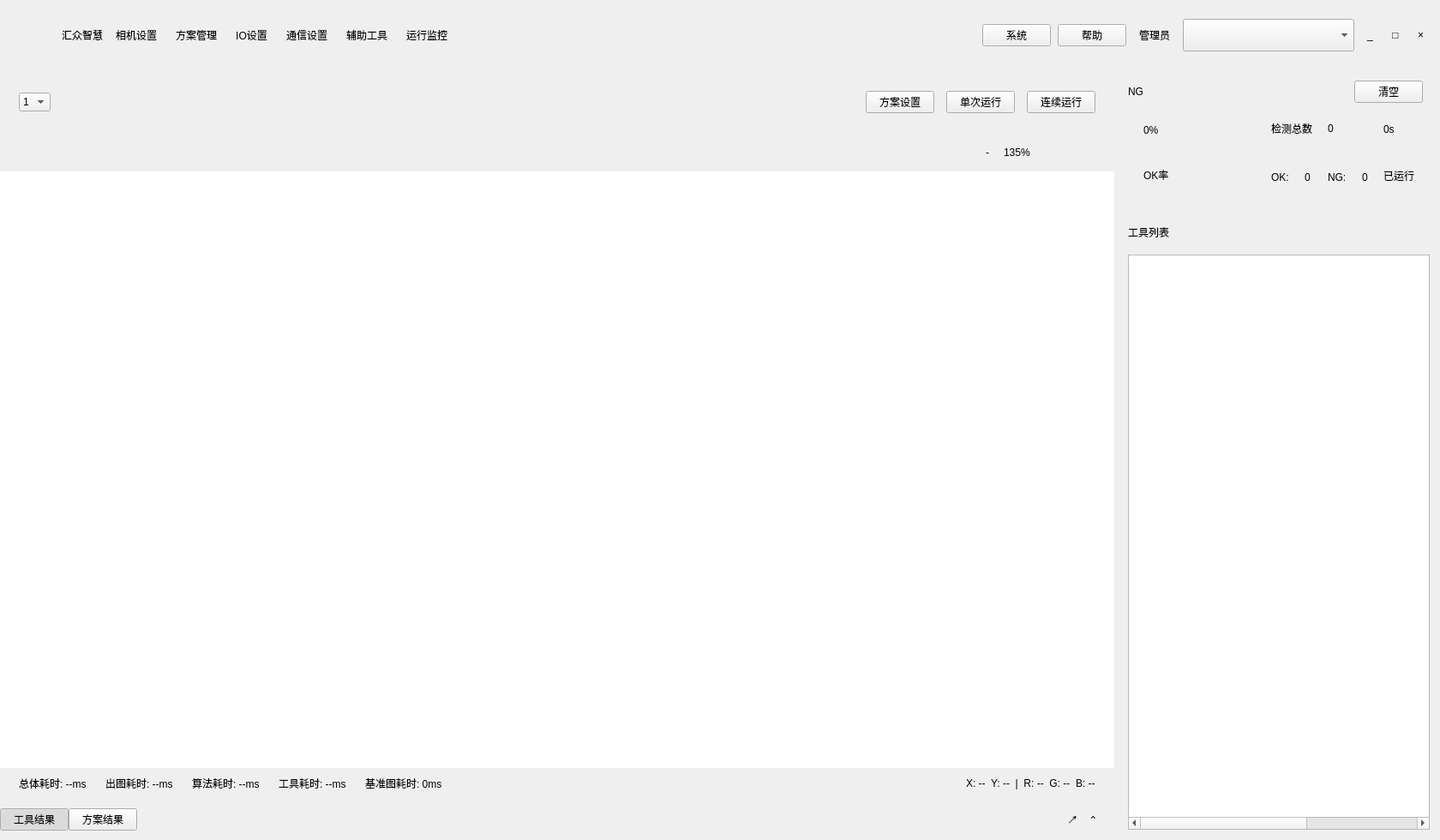
<?xml version="1.0" encoding="UTF-8"?>
<ui version="4.0">
 <class>MainWindow</class>
 <widget class="QMainWindow" name="MainWindow">
  <property name="geometry">
   <rect>
    <x>0</x>
    <y>0</y>
    <width>1680</width>
    <height>980</height>
   </rect>
  </property>
  <property name="minimumSize">
   <size>
    <width>70</width>
    <height>0</height>
   </size>
  </property>
  <property name="windowTitle">
   <string>主页面</string>
  </property>
  <widget class="QWidget" name="centralwidget">
   <layout class="QVBoxLayout" name="verticalLayout_root">
    <property name="spacing">
     <number>0</number>
    </property>
    <property name="leftMargin">
     <number>0</number>
    </property>
    <property name="topMargin">
     <number>0</number>
    </property>
    <property name="rightMargin">
     <number>0</number>
    </property>
    <property name="bottomMargin">
     <number>0</number>
    </property>
    <item>
     <widget class="QFrame" name="headerBar">
      <property name="minimumSize">
       <size>
        <width>0</width>
        <height>82</height>
       </size>
      </property>
      <property name="maximumSize">
       <size>
        <width>16777215</width>
        <height>82</height>
       </size>
      </property>
      <property name="frameShape">
       <enum>QFrame::NoFrame</enum>
      </property>
      <layout class="QHBoxLayout" name="horizontalLayout_header">
       <property name="spacing">
        <number>8</number>
       </property>
       <property name="leftMargin">
        <number>12</number>
       </property>
       <property name="topMargin">
        <number>10</number>
       </property>
       <property name="rightMargin">
        <number>12</number>
       </property>
       <property name="bottomMargin">
        <number>10</number>
       </property>
       <item>
        <widget class="QWidget" name="headerBrandWidget" native="true">
         <layout class="QHBoxLayout" name="horizontalLayout_brand">
          <property name="spacing">
           <number>12</number>
          </property>
          <property name="leftMargin">
           <number>0</number>
          </property>
          <property name="topMargin">
           <number>0</number>
          </property>
          <property name="rightMargin">
           <number>0</number>
          </property>
          <property name="bottomMargin">
           <number>0</number>
          </property>
          <item>
           <widget class="QLabel" name="headerLogoLabel">
            <property name="minimumSize">
             <size>
              <width>48</width>
              <height>48</height>
             </size>
            </property>
            <property name="maximumSize">
             <size>
              <width>48</width>
              <height>48</height>
             </size>
            </property>
            <property name="pixmap">
             <pixmap resource="../resources/resources.qrc">:/images/LOGO.png</pixmap>
            </property>
            <property name="scaledContents">
             <bool>true</bool>
            </property>
           </widget>
          </item>
          <item>
           <widget class="QLabel" name="headerTitleLabel">
            <property name="text">
             <string>汇众智慧</string>
            </property>
           </widget>
          </item>
         </layout>
        </widget>
       </item>
       <item>
        <widget class="QToolButton" name="mainNavCameraButton">
         <property name="text">
          <string>相机设置</string>
         </property>
         <property name="icon">
          <iconset resource="../resources/resources.qrc">
           <normaloff>:/icons/camera.svg</normaloff>:/icons/camera.svg</iconset>
         </property>
         <property name="iconSize">
          <size>
           <width>28</width>
           <height>28</height>
          </size>
         </property>
         <property name="toolButtonStyle">
          <enum>Qt::ToolButtonTextUnderIcon</enum>
         </property>
         <property name="autoRaise">
          <bool>true</bool>
         </property>
        </widget>
       </item>
       <item>
        <widget class="QToolButton" name="mainNavPlanButton">
         <property name="text">
          <string>方案管理</string>
         </property>
         <property name="icon">
          <iconset resource="../resources/resources.qrc">
           <normaloff>:/icons/plan.svg</normaloff>:/icons/plan.svg</iconset>
         </property>
         <property name="iconSize">
          <size>
           <width>28</width>
           <height>28</height>
          </size>
         </property>
         <property name="toolButtonStyle">
          <enum>Qt::ToolButtonTextUnderIcon</enum>
         </property>
         <property name="autoRaise">
          <bool>true</bool>
         </property>
        </widget>
       </item>
       <item>
        <widget class="QToolButton" name="mainNavIoButton">
         <property name="text">
          <string>IO设置</string>
         </property>
         <property name="icon">
          <iconset resource="../resources/resources.qrc">
           <normaloff>:/icons/io.svg</normaloff>:/icons/io.svg</iconset>
         </property>
         <property name="iconSize">
          <size>
           <width>28</width>
           <height>28</height>
          </size>
         </property>
         <property name="toolButtonStyle">
          <enum>Qt::ToolButtonTextUnderIcon</enum>
         </property>
         <property name="autoRaise">
          <bool>true</bool>
         </property>
        </widget>
       </item>
       <item>
        <widget class="QToolButton" name="mainNavCommButton">
         <property name="text">
          <string>通信设置</string>
         </property>
         <property name="icon">
          <iconset resource="../resources/resources.qrc">
           <normaloff>:/icons/comm.svg</normaloff>:/icons/comm.svg</iconset>
         </property>
         <property name="iconSize">
          <size>
           <width>28</width>
           <height>28</height>
          </size>
         </property>
         <property name="toolButtonStyle">
          <enum>Qt::ToolButtonTextUnderIcon</enum>
         </property>
         <property name="autoRaise">
          <bool>true</bool>
         </property>
        </widget>
       </item>
       <item>
        <widget class="QToolButton" name="mainNavAssistButton">
         <property name="text">
          <string>辅助工具</string>
         </property>
         <property name="icon">
          <iconset resource="../resources/resources.qrc">
           <normaloff>:/icons/tool.svg</normaloff>:/icons/tool.svg</iconset>
         </property>
         <property name="iconSize">
          <size>
           <width>28</width>
           <height>28</height>
          </size>
         </property>
         <property name="toolButtonStyle">
          <enum>Qt::ToolButtonTextUnderIcon</enum>
         </property>
         <property name="autoRaise">
          <bool>true</bool>
         </property>
        </widget>
       </item>
       <item>
        <widget class="QToolButton" name="mainNavMonitorButton">
         <property name="text">
          <string>运行监控</string>
         </property>
         <property name="icon">
          <iconset resource="../resources/resources.qrc">
           <normaloff>:/icons/monitor.svg</normaloff>:/icons/monitor.svg</iconset>
         </property>
         <property name="iconSize">
          <size>
           <width>28</width>
           <height>28</height>
          </size>
         </property>
         <property name="toolButtonStyle">
          <enum>Qt::ToolButtonTextUnderIcon</enum>
         </property>
         <property name="autoRaise">
          <bool>true</bool>
         </property>
        </widget>
       </item>
       <item>
        <spacer name="horizontalSpacer_header">
         <property name="orientation">
          <enum>Qt::Horizontal</enum>
         </property>
         <property name="sizeHint" stdset="0">
          <size>
           <width>40</width>
           <height>20</height>
          </size>
         </property>
        </spacer>
       </item>
       <item>
        <widget class="QPushButton" name="btn_system_2">
         <property name="text">
          <string>系统</string>
         </property>
        </widget>
       </item>
       <item>
        <widget class="QPushButton" name="btn_help_2">
         <property name="text">
          <string>帮助</string>
         </property>
        </widget>
       </item>
       <item>
        <widget class="QToolButton" name="headerUserButton">
         <property name="text">
          <string>管理员</string>
         </property>
         <property name="icon">
          <iconset resource="../resources/resources.qrc">
           <normaloff>:/icons/user.svg</normaloff>:/icons/user.svg</iconset>
         </property>
         <property name="iconSize">
          <size>
           <width>20</width>
           <height>20</height>
          </size>
         </property>
         <property name="toolButtonStyle">
          <enum>Qt::ToolButtonTextBesideIcon</enum>
         </property>
         <property name="autoRaise">
          <bool>true</bool>
         </property>
        </widget>
       </item>
       <item>
        <widget class="QComboBox" name="headerDeviceComboBox">
         <property name="minimumSize">
          <size>
           <width>200</width>
           <height>38</height>
          </size>
         </property>
        </widget>
       </item>
       <item>
        <widget class="QToolButton" name="headerMinimizeButton">
         <property name="text">
          <string>_</string>
         </property>
         <property name="autoRaise">
          <bool>true</bool>
         </property>
        </widget>
       </item>
       <item>
        <widget class="QToolButton" name="headerMaximizeButton">
         <property name="text">
          <string>□</string>
         </property>
         <property name="autoRaise">
          <bool>true</bool>
         </property>
        </widget>
       </item>
       <item>
        <widget class="QToolButton" name="headerCloseButton">
         <property name="text">
          <string>×</string>
         </property>
         <property name="autoRaise">
          <bool>true</bool>
         </property>
        </widget>
       </item>
      </layout>
     </widget>
    </item>
    <item>
     <widget class="QFrame" name="mainBodyFrame">
      <property name="frameShape">
       <enum>QFrame::NoFrame</enum>
      </property>
      <layout class="QHBoxLayout" name="horizontalLayout_body">
       <property name="spacing">
        <number>0</number>
       </property>
       <property name="leftMargin">
        <number>0</number>
       </property>
       <property name="topMargin">
        <number>0</number>
       </property>
       <property name="rightMargin">
        <number>0</number>
       </property>
       <property name="bottomMargin">
        <number>0</number>
       </property>
       <item>
        <widget class="QFrame" name="workspaceFrame">
         <property name="frameShape">
          <enum>QFrame::NoFrame</enum>
         </property>
         <layout class="QVBoxLayout" name="verticalLayout_workspace">
          <property name="spacing">
           <number>0</number>
          </property>
          <property name="leftMargin">
           <number>0</number>
          </property>
          <property name="topMargin">
           <number>0</number>
          </property>
          <property name="rightMargin">
           <number>0</number>
          </property>
          <property name="bottomMargin">
           <number>0</number>
          </property>
          <item>
           <widget class="QFrame" name="actionBar">
            <property name="minimumSize">
             <size>
              <width>0</width>
              <height>74</height>
             </size>
            </property>
            <property name="maximumSize">
             <size>
              <width>16777215</width>
              <height>74</height>
             </size>
            </property>
            <property name="frameShape">
             <enum>QFrame::NoFrame</enum>
            </property>
            <layout class="QHBoxLayout" name="horizontalLayout_actionBar">
             <property name="spacing">
              <number>14</number>
             </property>
             <property name="leftMargin">
              <number>22</number>
             </property>
             <property name="topMargin">
              <number>12</number>
             </property>
             <property name="rightMargin">
              <number>22</number>
             </property>
             <property name="bottomMargin">
              <number>12</number>
             </property>
             <item>
              <widget class="QComboBox" name="comboBox">
               <item>
                <property name="text">
                 <string>1</string>
                </property>
               </item>
               <item>
                <property name="text">
                 <string>2</string>
                </property>
               </item>
              </widget>
             </item>
             <item>
              <spacer name="horizontalSpacer_action">
               <property name="orientation">
                <enum>Qt::Horizontal</enum>
               </property>
               <property name="sizeHint" stdset="0">
                <size>
                 <width>40</width>
                 <height>20</height>
                </size>
               </property>
              </spacer>
             </item>
             <item>
              <widget class="QPushButton" name="planSettingButton">
               <property name="text">
                <string>方案设置</string>
               </property>
               <property name="icon">
                <iconset resource="../resources/resources.qrc">
                 <normaloff>:/icons/settings.svg</normaloff>:/icons/settings.svg</iconset>
               </property>
               <property name="iconSize">
                <size>
                 <width>24</width>
                 <height>24</height>
                </size>
               </property>
              </widget>
             </item>
             <item>
              <widget class="QPushButton" name="singleRunButton">
               <property name="text">
                <string>单次运行</string>
               </property>
               <property name="icon">
                <iconset resource="../resources/resources.qrc">
                 <normaloff>:/icons/play.svg</normaloff>:/icons/play.svg</iconset>
               </property>
               <property name="iconSize">
                <size>
                 <width>24</width>
                 <height>24</height>
                </size>
               </property>
              </widget>
             </item>
             <item>
              <widget class="QPushButton" name="stopRunButton">
               <property name="text">
                <string>连续运行</string>
               </property>
               <property name="icon">
                <iconset resource="../resources/resources.qrc">
                 <normaloff>:/icons/refresh.svg</normaloff>:/icons/refresh.svg</iconset>
               </property>
               <property name="iconSize">
                <size>
                 <width>24</width>
                 <height>24</height>
                </size>
               </property>
              </widget>
             </item>
            </layout>
           </widget>
          </item>
          <item>
           <widget class="QFrame" name="viewerToolbar">
            <property name="minimumSize">
             <size>
              <width>0</width>
              <height>44</height>
             </size>
            </property>
            <property name="maximumSize">
             <size>
              <width>16777215</width>
              <height>44</height>
             </size>
            </property>
            <property name="frameShape">
             <enum>QFrame::NoFrame</enum>
            </property>
            <layout class="QHBoxLayout" name="horizontalLayout_viewerToolbar">
             <property name="spacing">
              <number>10</number>
             </property>
             <property name="leftMargin">
              <number>18</number>
             </property>
             <property name="topMargin">
              <number>4</number>
             </property>
             <property name="rightMargin">
              <number>18</number>
             </property>
             <property name="bottomMargin">
              <number>4</number>
             </property>
             <item>
              <spacer name="horizontalSpacer_viewerLeft">
               <property name="orientation">
                <enum>Qt::Horizontal</enum>
               </property>
               <property name="sizeHint" stdset="0">
                <size>
                 <width>40</width>
                 <height>20</height>
                </size>
               </property>
              </spacer>
             </item>
             <item>
              <widget class="QToolButton" name="fitViewButton">
               <property name="icon">
                <iconset resource="../resources/resources.qrc">
                 <normaloff>:/icons/fit.svg</normaloff>:/icons/fit.svg</iconset>
               </property>
               <property name="iconSize">
                <size>
                 <width>22</width>
                 <height>22</height>
                </size>
               </property>
               <property name="autoRaise">
                <bool>true</bool>
               </property>
              </widget>
             </item>
             <item>
              <widget class="QToolButton" name="captureButton">
               <property name="icon">
                <iconset resource="../resources/resources.qrc">
                 <normaloff>:/icons/camera.svg</normaloff>:/icons/camera.svg</iconset>
               </property>
               <property name="iconSize">
                <size>
                 <width>22</width>
                 <height>22</height>
                </size>
               </property>
               <property name="autoRaise">
                <bool>true</bool>
               </property>
              </widget>
             </item>
             <item>
              <widget class="QToolButton" name="gridButton">
               <property name="icon">
                <iconset resource="../resources/resources.qrc">
                 <normaloff>:/icons/grid.svg</normaloff>:/icons/grid.svg</iconset>
               </property>
               <property name="iconSize">
                <size>
                 <width>22</width>
                 <height>22</height>
                </size>
               </property>
               <property name="autoRaise">
                <bool>true</bool>
               </property>
              </widget>
             </item>
             <item>
              <widget class="QToolButton" name="zoomOutButton">
               <property name="text">
                <string>-</string>
               </property>
               <property name="autoRaise">
                <bool>true</bool>
               </property>
              </widget>
             </item>
             <item>
              <widget class="QLabel" name="zoomValueLabel">
               <property name="text">
                <string>135%</string>
               </property>
              </widget>
             </item>
             <item>
              <widget class="QToolButton" name="zoomInButton">
               <property name="icon">
                <iconset resource="../resources/resources.qrc">
                 <normaloff>:/icons/zoom.svg</normaloff>:/icons/zoom.svg</iconset>
               </property>
               <property name="iconSize">
                <size>
                 <width>22</width>
                 <height>22</height>
                </size>
               </property>
               <property name="autoRaise">
                <bool>true</bool>
               </property>
              </widget>
             </item>
             <item>
              <widget class="QToolButton" name="fullScreenButton">
               <property name="icon">
                <iconset resource="../resources/resources.qrc">
                 <normaloff>:/icons/fullscreen.svg</normaloff>:/icons/fullscreen.svg</iconset>
               </property>
               <property name="iconSize">
                <size>
                 <width>22</width>
                 <height>22</height>
                </size>
               </property>
               <property name="autoRaise">
                <bool>true</bool>
               </property>
              </widget>
             </item>
            </layout>
           </widget>
          </item>
          <item>
           <widget class="QGraphicsView" name="previewGraphicsView">
            <property name="frameShape">
             <enum>QFrame::NoFrame</enum>
            </property>
            <property name="verticalScrollBarPolicy">
             <enum>Qt::ScrollBarAlwaysOff</enum>
            </property>
            <property name="horizontalScrollBarPolicy">
             <enum>Qt::ScrollBarAlwaysOff</enum>
            </property>
            <property name="renderHints">
             <set>QPainter::Antialiasing|QPainter::SmoothPixmapTransform</set>
            </property>
           </widget>
          </item>
          <item>
           <widget class="QFrame" name="statusStrip">
            <property name="minimumSize">
             <size>
              <width>0</width>
              <height>36</height>
             </size>
            </property>
            <property name="maximumSize">
             <size>
              <width>16777215</width>
              <height>36</height>
             </size>
            </property>
            <property name="frameShape">
             <enum>QFrame::NoFrame</enum>
            </property>
            <layout class="QHBoxLayout" name="horizontalLayout_statusStrip">
             <property name="spacing">
              <number>22</number>
             </property>
             <property name="leftMargin">
              <number>22</number>
             </property>
             <property name="topMargin">
              <number>6</number>
             </property>
             <property name="rightMargin">
              <number>22</number>
             </property>
             <property name="bottomMargin">
              <number>6</number>
             </property>
             <item>
              <widget class="QLabel" name="totalDurationLabel">
               <property name="text">
                <string>总体耗时: --ms</string>
               </property>
              </widget>
             </item>
             <item>
              <widget class="QLabel" name="captureDurationLabel">
               <property name="text">
                <string>出图耗时: --ms</string>
               </property>
              </widget>
             </item>
             <item>
              <widget class="QLabel" name="algorithmDurationLabel">
               <property name="text">
                <string>算法耗时: --ms</string>
               </property>
              </widget>
             </item>
             <item>
              <widget class="QLabel" name="toolDurationLabel">
               <property name="text">
                <string>工具耗时: --ms</string>
               </property>
              </widget>
             </item>
             <item>
              <widget class="QLabel" name="templateDurationLabel">
               <property name="text">
                <string>基准图耗时: 0ms</string>
               </property>
              </widget>
             </item>
             <item>
              <spacer name="horizontalSpacer_status">
               <property name="orientation">
                <enum>Qt::Horizontal</enum>
               </property>
               <property name="sizeHint" stdset="0">
                <size>
                 <width>40</width>
                 <height>20</height>
                </size>
               </property>
              </spacer>
             </item>
             <item>
              <widget class="QLabel" name="cursorLabel">
               <property name="text">
                <string>X: --  Y: --  |  R: --  G: --  B: --</string>
               </property>
              </widget>
             </item>
            </layout>
           </widget>
          </item>
          <item>
           <widget class="QFrame" name="resultBar">
            <property name="minimumSize">
             <size>
              <width>0</width>
              <height>48</height>
             </size>
            </property>
            <property name="maximumSize">
             <size>
              <width>16777215</width>
              <height>48</height>
             </size>
            </property>
            <property name="frameShape">
             <enum>QFrame::NoFrame</enum>
            </property>
            <layout class="QHBoxLayout" name="horizontalLayout_resultBar">
             <property name="spacing">
              <number>0</number>
             </property>
             <property name="leftMargin">
              <number>0</number>
             </property>
             <property name="topMargin">
              <number>0</number>
             </property>
             <property name="rightMargin">
              <number>12</number>
             </property>
             <property name="bottomMargin">
              <number>0</number>
             </property>
             <item>
              <widget class="QPushButton" name="toolResultButton">
               <property name="text">
                <string>工具结果</string>
               </property>
               <property name="checkable">
                <bool>true</bool>
               </property>
               <property name="checked">
                <bool>true</bool>
               </property>
              </widget>
             </item>
             <item>
              <widget class="QPushButton" name="resultResultButton">
               <property name="text">
                <string>方案结果</string>
               </property>
               <property name="checkable">
                <bool>true</bool>
               </property>
              </widget>
             </item>
             <item>
              <spacer name="horizontalSpacer_resultBar">
               <property name="orientation">
                <enum>Qt::Horizontal</enum>
               </property>
               <property name="sizeHint" stdset="0">
                <size>
                 <width>40</width>
                 <height>20</height>
                </size>
               </property>
              </spacer>
             </item>
             <item>
              <widget class="QToolButton" name="expandResultButton">
               <property name="text">
                <string>↗</string>
               </property>
               <property name="autoRaise">
                <bool>true</bool>
               </property>
              </widget>
             </item>
             <item>
              <widget class="QToolButton" name="collapseResultButton">
               <property name="text">
                <string>⌃</string>
               </property>
               <property name="autoRaise">
                <bool>true</bool>
               </property>
              </widget>
             </item>
            </layout>
           </widget>
          </item>
         </layout>
        </widget>
       </item>
       <item>
        <widget class="QFrame" name="sidebarFrame">
         <property name="minimumSize">
          <size>
           <width>320</width>
           <height>0</height>
          </size>
         </property>
         <property name="maximumSize">
          <size>
           <width>380</width>
           <height>16777215</height>
          </size>
         </property>
         <property name="frameShape">
          <enum>QFrame::NoFrame</enum>
         </property>
         <layout class="QVBoxLayout" name="verticalLayout_sidebar">
          <property name="spacing">
           <number>14</number>
          </property>
          <property name="leftMargin">
           <number>16</number>
          </property>
          <property name="topMargin">
           <number>12</number>
          </property>
          <property name="rightMargin">
           <number>12</number>
          </property>
          <property name="bottomMargin">
           <number>12</number>
          </property>
          <item>
           <widget class="QFrame" name="summaryCard">
            <property name="minimumSize">
             <size>
              <width>0</width>
              <height>150</height>
             </size>
            </property>
            <property name="maximumSize">
             <size>
              <width>16777215</width>
              <height>170</height>
             </size>
            </property>
            <property name="frameShape">
             <enum>QFrame::NoFrame</enum>
            </property>
            <layout class="QVBoxLayout" name="verticalLayout_summaryCard">
             <property name="spacing">
              <number>6</number>
             </property>
             <property name="leftMargin">
              <number>0</number>
             </property>
             <property name="topMargin">
              <number>0</number>
             </property>
             <property name="rightMargin">
              <number>0</number>
             </property>
             <property name="bottomMargin">
              <number>0</number>
             </property>
             <item>
              <layout class="QHBoxLayout" name="horizontalLayout_summaryTop">
               <property name="leftMargin">
                <number>0</number>
               </property>
               <property name="topMargin">
                <number>0</number>
               </property>
               <property name="rightMargin">
                <number>8</number>
               </property>
               <property name="bottomMargin">
                <number>0</number>
               </property>
               <item>
                <widget class="QLabel" name="ngBadgeLabel">
                 <property name="text">
                  <string>NG</string>
                 </property>
                </widget>
               </item>
               <item>
                <spacer name="horizontalSpacer_summaryTop">
                 <property name="orientation">
                  <enum>Qt::Horizontal</enum>
                 </property>
                 <property name="sizeHint" stdset="0">
                  <size>
                   <width>40</width>
                   <height>20</height>
                  </size>
                 </property>
                </spacer>
               </item>
               <item>
                <widget class="QPushButton" name="clearSummaryButton">
                 <property name="text">
                  <string>清空</string>
                 </property>
                 <property name="icon">
                  <iconset resource="../resources/resources.qrc">
                   <normaloff>:/icons/trash.svg</normaloff>:/icons/trash.svg</iconset>
                 </property>
                 <property name="iconSize">
                  <size>
                   <width>18</width>
                   <height>18</height>
                  </size>
                 </property>
                </widget>
               </item>
              </layout>
             </item>
             <item>
              <layout class="QHBoxLayout" name="horizontalLayout_summaryMain">
               <property name="spacing">
                <number>16</number>
               </property>
               <property name="leftMargin">
                <number>18</number>
               </property>
               <property name="topMargin">
                <number>0</number>
               </property>
               <property name="rightMargin">
                <number>18</number>
               </property>
               <property name="bottomMargin">
                <number>14</number>
               </property>
               <item>
                <layout class="QVBoxLayout" name="verticalLayout_okRate">
                 <property name="spacing">
                  <number>0</number>
                 </property>
                 <item>
                  <widget class="QLabel" name="okRateValueLabel">
                   <property name="text">
                    <string>0%</string>
                   </property>
                  </widget>
                 </item>
                 <item>
                  <widget class="QLabel" name="okRateTextLabel">
                   <property name="text">
                    <string>OK率</string>
                   </property>
                  </widget>
                 </item>
                </layout>
               </item>
               <item>
                <layout class="QGridLayout" name="gridLayout_summaryStats">
                 <property name="horizontalSpacing">
                  <number>18</number>
                 </property>
                 <property name="verticalSpacing">
                  <number>10</number>
                 </property>
                 <item row="0" column="0" colspan="2">
                  <widget class="QLabel" name="summaryTotalTitleLabel">
                   <property name="text">
                    <string>检测总数</string>
                   </property>
                  </widget>
                 </item>
                 <item row="0" column="2">
                  <widget class="QLabel" name="totalCountValueLabel">
                   <property name="text">
                    <string>0</string>
                   </property>
                  </widget>
                 </item>
                 <item row="1" column="0">
                  <widget class="QLabel" name="okCountTextLabel">
                   <property name="text">
                    <string>OK:</string>
                   </property>
                  </widget>
                 </item>
                 <item row="1" column="1">
                  <widget class="QLabel" name="okCountValueLabel">
                   <property name="text">
                    <string>0</string>
                   </property>
                  </widget>
                 </item>
                 <item row="1" column="2">
                  <widget class="QLabel" name="ngCountTextLabel">
                   <property name="text">
                    <string>NG:</string>
                   </property>
                  </widget>
                 </item>
                 <item row="1" column="3">
                  <widget class="QLabel" name="ngCountValueLabel">
                   <property name="text">
                    <string>0</string>
                   </property>
                  </widget>
                 </item>
                 <item row="0" column="4" rowspan="2">
                  <layout class="QVBoxLayout" name="verticalLayout_runtime">
                   <property name="spacing">
                    <number>4</number>
                   </property>
                   <item>
                    <widget class="QLabel" name="runtimeValueLabel">
                     <property name="text">
                      <string>0s</string>
                     </property>
                    </widget>
                   </item>
                   <item>
                    <widget class="QLabel" name="runtimeTextLabel">
                     <property name="text">
                      <string>已运行</string>
                     </property>
                    </widget>
                   </item>
                  </layout>
                 </item>
                </layout>
               </item>
              </layout>
             </item>
            </layout>
           </widget>
          </item>
          <item>
           <layout class="QHBoxLayout" name="horizontalLayout_toolsTitle">
            <property name="leftMargin">
             <number>0</number>
            </property>
            <property name="topMargin">
             <number>0</number>
            </property>
            <property name="rightMargin">
             <number>0</number>
            </property>
            <property name="bottomMargin">
             <number>0</number>
            </property>
            <item>
             <widget class="QLabel" name="toolsTitleLabel">
              <property name="text">
               <string>工具列表</string>
              </property>
             </widget>
            </item>
            <item>
             <spacer name="horizontalSpacer_toolsTitle">
              <property name="orientation">
               <enum>Qt::Horizontal</enum>
              </property>
              <property name="sizeHint" stdset="0">
               <size>
                <width>40</width>
                <height>20</height>
               </size>
              </property>
             </spacer>
            </item>
            <item>
             <widget class="QToolButton" name="toolsSettingButton">
              <property name="icon">
               <iconset resource="../resources/resources.qrc">
                <normaloff>:/icons/settings.svg</normaloff>:/icons/settings.svg</iconset>
              </property>
              <property name="iconSize">
               <size>
                <width>18</width>
                <height>18</height>
               </size>
              </property>
              <property name="autoRaise">
               <bool>true</bool>
              </property>
             </widget>
            </item>
           </layout>
          </item>
          <item>
           <widget class="QTableWidget" name="toolsTableWidget">
            <property name="alternatingRowColors">
             <bool>false</bool>
            </property>
            <property name="showGrid">
             <bool>false</bool>
            </property>
            <property name="cornerButtonEnabled">
             <bool>false</bool>
            </property>
            <attribute name="horizontalHeaderVisible">
             <bool>false</bool>
            </attribute>
            <attribute name="verticalHeaderVisible">
             <bool>false</bool>
            </attribute>
            <column>
             <property name="text">
              <string>Name</string>
             </property>
            </column>
            <column>
             <property name="text">
              <string>Value</string>
             </property>
            </column>
            <column>
             <property name="text">
              <string>Status</string>
             </property>
            </column>
            <column>
             <property name="text">
              <string>Setting</string>
             </property>
            </column>
            <column>
             <property name="text">
              <string>Visible</string>
             </property>
            </column>
           </widget>
          </item>
         </layout>
        </widget>
       </item>
      </layout>
     </widget>
    </item>
   </layout>
  </widget>
 </widget>
 <resources>
  <include location="../resources/resources.qrc"/>
  <include location="../resources/resources.qrc"/>
 </resources>
 <connections/>
</ui>
